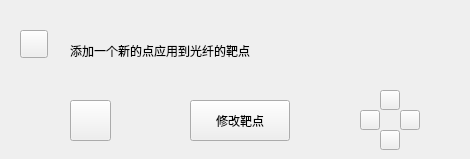
         <widget class="QWidget" name="tab_4">
          <attribute name="title">
           <string>页</string>
          </attribute>
          <widget class="QPushButton" name="btn_up">
           <property name="geometry">
            <rect>
             <x>380</x>
             <y>90</y>
             <width>20</width>
             <height>20</height>
            </rect>
           </property>
           <property name="text">
            <string/>
           </property>
          </widget>
          <widget class="QPushButton" name="pushButton_2">
           <property name="geometry">
            <rect>
             <x>70</x>
             <y>100</y>
             <width>41</width>
             <height>41</height>
            </rect>
           </property>
           <property name="text">
            <string/>
           </property>
           <property name="checkable">
            <bool>true</bool>
           </property>
          </widget>
          <widget class="QLabel" name="NewTarget">
           <property name="geometry">
            <rect>
             <x>70</x>
             <y>20</y>
             <width>391</width>
             <height>61</height>
            </rect>
           </property>
           <property name="text">
            <string>添加一个新的点应用到光纤的靶点</string>
           </property>
          </widget>
          <widget class="QPushButton" name="btn_Pathback">
           <property name="geometry">
            <rect>
             <x>20</x>
             <y>30</y>
             <width>28</width>
             <height>28</height>
            </rect>
           </property>
           <property name="text">
            <string/>
           </property>
           <property name="checkable">
            <bool>true</bool>
           </property>
          </widget>
          <widget class="QPushButton" name="btn_down">
           <property name="geometry">
            <rect>
             <x>380</x>
             <y>130</y>
             <width>20</width>
             <height>20</height>
            </rect>
           </property>
           <property name="text">
            <string/>
           </property>
          </widget>
          <widget class="QPushButton" name="btn_left">
           <property name="geometry">
            <rect>
             <x>360</x>
             <y>110</y>
             <width>20</width>
             <height>20</height>
            </rect>
           </property>
           <property name="text">
            <string/>
           </property>
          </widget>
          <widget class="QPushButton" name="btn_target_2">
           <property name="geometry">
            <rect>
             <x>190</x>
             <y>100</y>
             <width>100</width>
             <height>41</height>
            </rect>
           </property>
           <property name="text">
            <string>修改靶点</string>
           </property>
          </widget>
          <widget class="QPushButton" name="btn_right">
           <property name="geometry">
            <rect>
             <x>400</x>
             <y>110</y>
             <width>20</width>
             <height>20</height>
            </rect>
           </property>
           <property name="text">
            <string/>
           </property>
          </widget>
         </widget>
